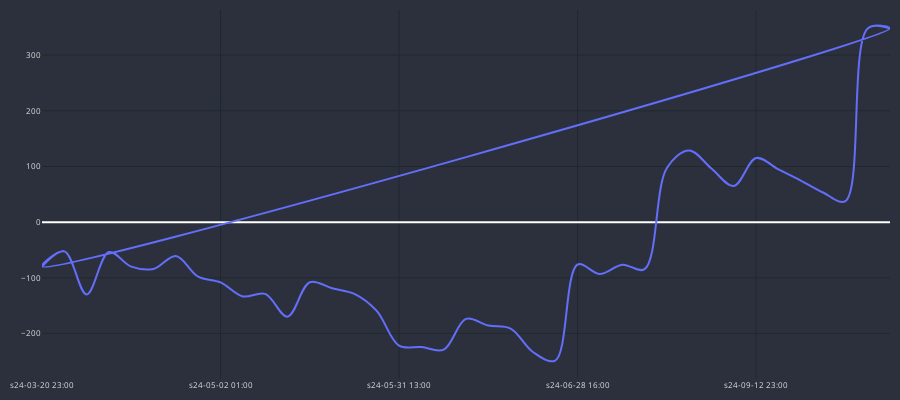

Source (notebook cell):
### Code cell
cp = CandlePlot(df_gains, candles=False)
cp.show_plot(line_traces=['GAIN_C'])
